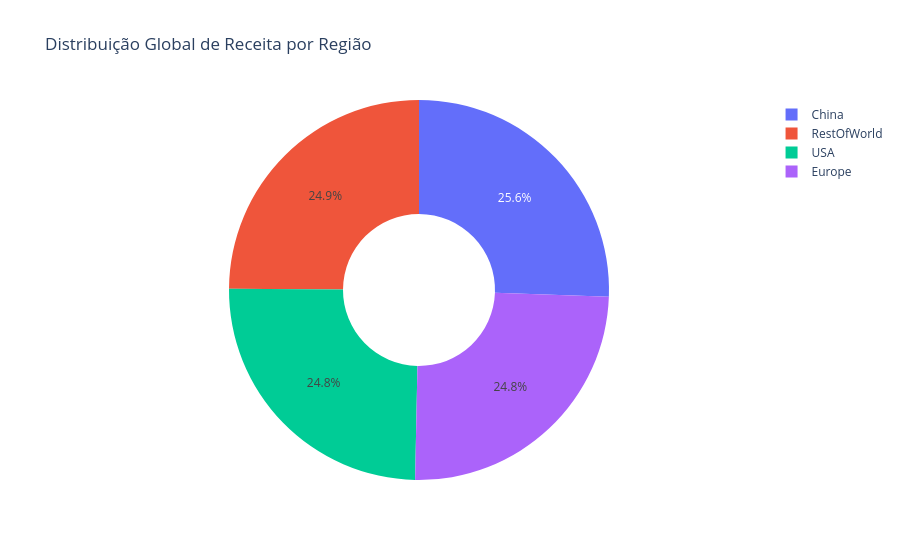

The cell this chart's notebook holds for it:
### Code cell
# Vamos somar toda a receita gerada por cada região
receita_regional = tabela_bmw.groupby('Region')['Revenue_EUR'].sum().reset_index()
# Agrupa os dados por Região (Europa, China, USA, etc) e soma o valor total de vendas em Euros.

# Vamos calcular também o preço médio cobrado em cada região
preco_medio_regional = tabela_bmw.groupby('Region')['Avg_Price_EUR'].mean().reset_index()
# Calcula a média do preço dos carros vendidos em cada região para saber onde o público é mais "Premium".

grafico_receita = px.pie(receita_regional, values='Revenue_EUR', names='Region', 
                         title='Distribuição Global de Receita por Região',
                         hole=0.4)
# Cria um gráfico de "rosca" (pizza com furo) mostrando a fatia de mercado de cada continente.

grafico_receita.show()
# Exibe o gráfico. A maior fatia indica o mercado mais importante para o faturamento da empresa.

### Figure 1 — Plotly figure (JSON) as saved in the notebook; plotly's stock layout.template omitted (floating-point values rounded to 4 significant figures)
{"data": [{"domain": {"x": [0, 1], "y": [0, 1]}, "hole": 0.4, "hovertemplate": "Region=%{label}<br>Revenue_EUR=%{value}<extra></extra>", "labels": ["China", "Europe", "RestOfWorld", "USA"], "legendgroup": "", "name": "", "showlegend": true, "type": "pie", "values": [401755020483, 388878952601, 391071034606, 389314290428]}], "layout": {"legend": {"tracegroupgap": 0}, "title": {"text": "Distribuição Global de Receita por Região"}}}
